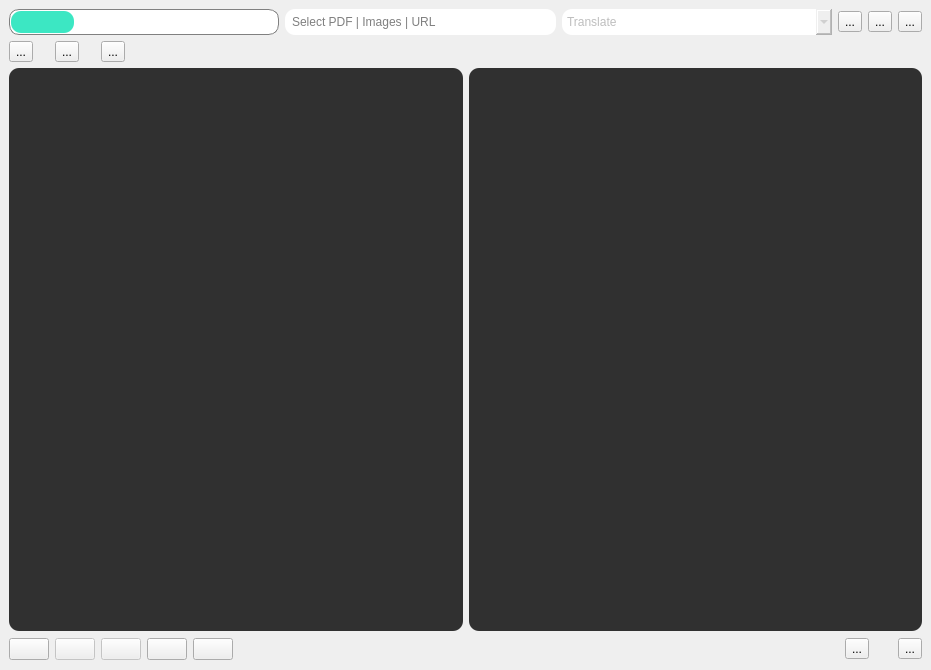
<?xml version="1.0" encoding="UTF-8"?>
<ui version="4.0">
 <class>MainWindow</class>
 <widget class="QMainWindow" name="MainWindow">
  <property name="geometry">
   <rect>
    <x>0</x>
    <y>0</y>
    <width>931</width>
    <height>670</height>
   </rect>
  </property>
  <property name="focusPolicy">
   <enum>Qt::NoFocus</enum>
  </property>
  <property name="windowTitle">
   <string>MainWindow</string>
  </property>
  <property name="styleSheet">
   <string notr="true"/>
  </property>
  <widget class="QWidget" name="centralwidget">
   <layout class="QGridLayout" name="gridLayout">
    <item row="6" column="49">
     <widget class="QToolButton" name="next_button">
      <property name="cursor">
       <cursorShape>PointingHandCursor</cursorShape>
      </property>
      <property name="toolTip">
       <string>Browse</string>
      </property>
      <property name="styleSheet">
       <string notr="true"/>
      </property>
      <property name="text">
       <string>...</string>
      </property>
      <property name="icon">
       <iconset resource="resource.qrc">
        <normaloff>:/myresource/resource/icons8-fast-forward-100.png</normaloff>:/myresource/resource/icons8-fast-forward-100.png</iconset>
      </property>
      <property name="iconSize">
       <size>
        <width>38</width>
        <height>38</height>
       </size>
      </property>
     </widget>
    </item>
    <item row="6" column="0">
     <widget class="QPushButton" name="home_buton">
      <property name="enabled">
       <bool>true</bool>
      </property>
      <property name="cursor">
       <cursorShape>PointingHandCursor</cursorShape>
      </property>
      <property name="toolTip">
       <string>Home</string>
      </property>
      <property name="styleSheet">
       <string notr="true"/>
      </property>
      <property name="text">
       <string/>
      </property>
      <property name="icon">
       <iconset resource="resource.qrc">
        <normaloff>:/myresource/resource/icons8-home-96.png</normaloff>:/myresource/resource/icons8-home-96.png</iconset>
      </property>
      <property name="iconSize">
       <size>
        <width>38</width>
        <height>38</height>
       </size>
      </property>
     </widget>
    </item>
    <item row="3" column="0" colspan="50">
     <layout class="QHBoxLayout" name="horizontalLayout_6">
      <item>
       <widget class="QGraphicsView" name="pdf_show_obj">
        <property name="sizePolicy">
         <sizepolicy hsizetype="Preferred" vsizetype="MinimumExpanding">
          <horstretch>0</horstretch>
          <verstretch>0</verstretch>
         </sizepolicy>
        </property>
        <property name="cursor" stdset="0">
         <cursorShape>OpenHandCursor</cursorShape>
        </property>
        <property name="mouseTracking">
         <bool>false</bool>
        </property>
        <property name="tabletTracking">
         <bool>false</bool>
        </property>
        <property name="toolTip">
         <string/>
        </property>
        <property name="styleSheet">
         <string notr="true">color: rgb(238, 238, 236);
background-color: rgb(48,48,48);
padding: 5px;
border-radius: 10px;</string>
        </property>
        <property name="verticalScrollBarPolicy">
         <enum>Qt::ScrollBarAlwaysOff</enum>
        </property>
        <property name="horizontalScrollBarPolicy">
         <enum>Qt::ScrollBarAsNeeded</enum>
        </property>
        <property name="dragMode">
         <enum>QGraphicsView::ScrollHandDrag</enum>
        </property>
        <property name="transformationAnchor">
         <enum>QGraphicsView::AnchorUnderMouse</enum>
        </property>
        <property name="resizeAnchor">
         <enum>QGraphicsView::AnchorUnderMouse</enum>
        </property>
       </widget>
      </item>
      <item>
       <widget class="QTextBrowser" name="converted_text_obj">
        <property name="enabled">
         <bool>true</bool>
        </property>
        <property name="sizePolicy">
         <sizepolicy hsizetype="Preferred" vsizetype="Preferred">
          <horstretch>0</horstretch>
          <verstretch>0</verstretch>
         </sizepolicy>
        </property>
        <property name="font">
         <font>
          <family>Sans</family>
         </font>
        </property>
        <property name="cursor" stdset="0">
         <cursorShape>IBeamCursor</cursorShape>
        </property>
        <property name="styleSheet">
         <string notr="true">color: rgb(238, 238, 236);
background-color: rgb(48,48,48);
padding: 5px;
border-radius: 10px;</string>
        </property>
        <property name="verticalScrollBarPolicy">
         <enum>Qt::ScrollBarAsNeeded</enum>
        </property>
        <property name="html">
         <string>&lt;!DOCTYPE HTML PUBLIC &quot;-//W3C//DTD HTML 4.0//EN&quot; &quot;http://www.w3.org/TR/REC-html40/strict.dtd&quot;&gt;
&lt;html&gt;&lt;head&gt;&lt;meta name=&quot;qrichtext&quot; content=&quot;1&quot; /&gt;&lt;style type=&quot;text/css&quot;&gt;
p, li { white-space: pre-wrap; }
&lt;/style&gt;&lt;/head&gt;&lt;body style=&quot; font-family:'Sans'; font-size:11pt; font-weight:400; font-style:normal;&quot;&gt;
&lt;p style=&quot;-qt-paragraph-type:empty; margin-top:0px; margin-bottom:0px; margin-left:0px; margin-right:0px; -qt-block-indent:0; text-indent:0px;&quot;&gt;&lt;br /&gt;&lt;/p&gt;&lt;/body&gt;&lt;/html&gt;</string>
        </property>
        <property name="textInteractionFlags">
         <set>Qt::LinksAccessibleByKeyboard|Qt::LinksAccessibleByMouse|Qt::TextBrowserInteraction|Qt::TextEditable|Qt::TextEditorInteraction|Qt::TextSelectableByKeyboard|Qt::TextSelectableByMouse</set>
        </property>
        <property name="openExternalLinks">
         <bool>true</bool>
        </property>
       </widget>
      </item>
     </layout>
    </item>
    <item row="6" column="47">
     <widget class="QToolButton" name="prev_button">
      <property name="cursor">
       <cursorShape>PointingHandCursor</cursorShape>
      </property>
      <property name="toolTip">
       <string>Browse</string>
      </property>
      <property name="styleSheet">
       <string notr="true"/>
      </property>
      <property name="text">
       <string>...</string>
      </property>
      <property name="icon">
       <iconset resource="resource.qrc">
        <normaloff>:/myresource/resource/icons8-rewind-100.png</normaloff>:/myresource/resource/icons8-rewind-100.png</iconset>
      </property>
      <property name="iconSize">
       <size>
        <width>38</width>
        <height>38</height>
       </size>
      </property>
     </widget>
    </item>
    <item row="2" column="2">
     <widget class="QToolButton" name="rotate">
      <property name="styleSheet">
       <string notr="true"/>
      </property>
      <property name="text">
       <string>...</string>
      </property>
      <property name="icon">
       <iconset resource="resource.qrc">
        <normaloff>:/myresource/resource/rotate_left.png</normaloff>:/myresource/resource/rotate_left.png</iconset>
      </property>
      <property name="iconSize">
       <size>
        <width>22</width>
        <height>22</height>
       </size>
      </property>
     </widget>
    </item>
    <item row="2" column="1">
     <widget class="QToolButton" name="zoom_out">
      <property name="sizePolicy">
       <sizepolicy hsizetype="Fixed" vsizetype="Fixed">
        <horstretch>0</horstretch>
        <verstretch>0</verstretch>
       </sizepolicy>
      </property>
      <property name="styleSheet">
       <string notr="true"/>
      </property>
      <property name="text">
       <string>...</string>
      </property>
      <property name="icon">
       <iconset resource="resource.qrc">
        <normaloff>:/myresource/resource/zoom_out.png</normaloff>:/myresource/resource/zoom_out.png</iconset>
      </property>
      <property name="iconSize">
       <size>
        <width>22</width>
        <height>22</height>
       </size>
      </property>
     </widget>
    </item>
    <item row="0" column="0" colspan="50">
     <layout class="QHBoxLayout" name="horizontalLayout_2">
      <item>
       <widget class="QProgressBar" name="progressBar">
        <property name="enabled">
         <bool>false</bool>
        </property>
        <property name="sizePolicy">
         <sizepolicy hsizetype="Preferred" vsizetype="Fixed">
          <horstretch>0</horstretch>
          <verstretch>0</verstretch>
         </sizepolicy>
        </property>
        <property name="styleSheet">
         <string notr="true">QProgressBar:horizontal {
border: 1px solid gray;
border-radius: 10px;
padding: 1px;

}
QProgressBar::chunk:horizontal {
background: qlineargradient(x1: 0, y1: 0.5, x2: 1, y2: 0.5, stop: 0 rgb(60, 231, 195), stop: 1 rgb(60, 231, 195));
border-radius: 10px;

}
</string>
        </property>
        <property name="value">
         <number>24</number>
        </property>
        <property name="textVisible">
         <bool>false</bool>
        </property>
       </widget>
      </item>
      <item>
       <widget class="QLineEdit" name="url_input">
        <property name="sizePolicy">
         <sizepolicy hsizetype="Preferred" vsizetype="Fixed">
          <horstretch>0</horstretch>
          <verstretch>0</verstretch>
         </sizepolicy>
        </property>
        <property name="cursor">
         <cursorShape>IBeamCursor</cursorShape>
        </property>
        <property name="toolTip">
         <string>Your File Path</string>
        </property>
        <property name="autoFillBackground">
         <bool>false</bool>
        </property>
        <property name="styleSheet">
         <string notr="true">QLineEdit {
	padding: 5px;
	border-radius: 10px;
}</string>
        </property>
        <property name="dragEnabled">
         <bool>true</bool>
        </property>
        <property name="placeholderText">
         <string>Select PDF | Images | URL</string>
        </property>
        <property name="clearButtonEnabled">
         <bool>false</bool>
        </property>
       </widget>
      </item>
      <item>
       <widget class="QComboBox" name="translate_box">
        <property name="enabled">
         <bool>false</bool>
        </property>
        <property name="sizePolicy">
         <sizepolicy hsizetype="Preferred" vsizetype="Fixed">
          <horstretch>0</horstretch>
          <verstretch>0</verstretch>
         </sizepolicy>
        </property>
        <property name="cursor">
         <cursorShape>PointingHandCursor</cursorShape>
        </property>
        <property name="styleSheet">
         <string notr="true">QComboBox {
	padding: 5px;
	border-radius: 10px;

}

QComboBox:item:selected {
	padding: 5px;	
	border-radius: 10px;


}
</string>
        </property>
        <property name="editable">
         <bool>false</bool>
        </property>
        <property name="placeholderText" stdset="0">
         <string>Translate</string>
        </property>
       </widget>
      </item>
      <item>
       <widget class="QToolButton" name="lucky_button">
        <property name="cursor">
         <cursorShape>PointingHandCursor</cursorShape>
        </property>
        <property name="toolTip">
         <string>Browse</string>
        </property>
        <property name="styleSheet">
         <string notr="true"/>
        </property>
        <property name="text">
         <string>...</string>
        </property>
        <property name="icon">
         <iconset resource="resource.qrc">
          <normaloff>:/myresource/resource/icons8-rocket-128.png</normaloff>:/myresource/resource/icons8-rocket-128.png</iconset>
        </property>
        <property name="iconSize">
         <size>
          <width>38</width>
          <height>38</height>
         </size>
        </property>
       </widget>
      </item>
      <item>
       <widget class="QToolButton" name="language_button">
        <property name="cursor">
         <cursorShape>PointingHandCursor</cursorShape>
        </property>
        <property name="toolTip">
         <string>Browse</string>
        </property>
        <property name="styleSheet">
         <string notr="true"/>
        </property>
        <property name="text">
         <string>...</string>
        </property>
        <property name="icon">
         <iconset resource="resource.qrc">
          <normaloff>:/myresource/resource/icons8-google-translate-96.png</normaloff>:/myresource/resource/icons8-google-translate-96.png</iconset>
        </property>
        <property name="iconSize">
         <size>
          <width>38</width>
          <height>38</height>
         </size>
        </property>
       </widget>
      </item>
      <item>
       <widget class="QToolButton" name="toolButton">
        <property name="cursor">
         <cursorShape>PointingHandCursor</cursorShape>
        </property>
        <property name="toolTip">
         <string>Browse</string>
        </property>
        <property name="styleSheet">
         <string notr="true"/>
        </property>
        <property name="text">
         <string>...</string>
        </property>
        <property name="icon">
         <iconset resource="resource.qrc">
          <normaloff>:/myresource/resource/icons8-search-folder-96 (1).png</normaloff>:/myresource/resource/icons8-search-folder-96 (1).png</iconset>
        </property>
        <property name="iconSize">
         <size>
          <width>38</width>
          <height>38</height>
         </size>
        </property>
       </widget>
      </item>
     </layout>
    </item>
    <item row="6" column="1">
     <widget class="QPushButton" name="export_button">
      <property name="enabled">
       <bool>false</bool>
      </property>
      <property name="sizePolicy">
       <sizepolicy hsizetype="Fixed" vsizetype="Fixed">
        <horstretch>0</horstretch>
        <verstretch>0</verstretch>
       </sizepolicy>
      </property>
      <property name="cursor">
       <cursorShape>PointingHandCursor</cursorShape>
      </property>
      <property name="toolTip">
       <string>Export</string>
      </property>
      <property name="styleSheet">
       <string notr="true"/>
      </property>
      <property name="text">
       <string/>
      </property>
      <property name="icon">
       <iconset resource="resource.qrc">
        <normaloff>:/myresource/resource/icons8-in-transit-96.png</normaloff>:/myresource/resource/icons8-in-transit-96.png</iconset>
      </property>
      <property name="iconSize">
       <size>
        <width>38</width>
        <height>38</height>
       </size>
      </property>
     </widget>
    </item>
    <item row="2" column="0">
     <widget class="QToolButton" name="zoom_in">
      <property name="styleSheet">
       <string notr="true"/>
      </property>
      <property name="text">
       <string>...</string>
      </property>
      <property name="icon">
       <iconset resource="resource.qrc">
        <normaloff>:/myresource/resource/zoom_in.png</normaloff>:/myresource/resource/zoom_in.png</iconset>
      </property>
      <property name="iconSize">
       <size>
        <width>22</width>
        <height>22</height>
       </size>
      </property>
     </widget>
    </item>
    <item row="6" column="48">
     <widget class="QLabel" name="page_no_obj">
      <property name="sizePolicy">
       <sizepolicy hsizetype="Preferred" vsizetype="Fixed">
        <horstretch>0</horstretch>
        <verstretch>0</verstretch>
       </sizepolicy>
      </property>
      <property name="styleSheet">
       <string notr="true">
	padding: 5px;
</string>
      </property>
      <property name="text">
       <string/>
      </property>
     </widget>
    </item>
    <item row="6" column="2">
     <widget class="QPushButton" name="hide_text_button">
      <property name="enabled">
       <bool>false</bool>
      </property>
      <property name="sizePolicy">
       <sizepolicy hsizetype="Fixed" vsizetype="Fixed">
        <horstretch>0</horstretch>
        <verstretch>0</verstretch>
       </sizepolicy>
      </property>
      <property name="cursor">
       <cursorShape>PointingHandCursor</cursorShape>
      </property>
      <property name="toolTip">
       <string>See Converted Text</string>
      </property>
      <property name="styleSheet">
       <string notr="true"/>
      </property>
      <property name="text">
       <string/>
      </property>
      <property name="icon">
       <iconset resource="resource.qrc">
        <normaloff>:/myresource/resource/icons8-crop-96.png</normaloff>:/myresource/resource/icons8-crop-96.png</iconset>
      </property>
      <property name="iconSize">
       <size>
        <width>38</width>
        <height>38</height>
       </size>
      </property>
     </widget>
    </item>
    <item row="6" column="3">
     <widget class="QPushButton" name="theme_button">
      <property name="cursor">
       <cursorShape>PointingHandCursor</cursorShape>
      </property>
      <property name="toolTip">
       <string>Toggle Theme</string>
      </property>
      <property name="styleSheet">
       <string notr="true"/>
      </property>
      <property name="text">
       <string/>
      </property>
      <property name="icon">
       <iconset resource="resource.qrc">
        <normaloff>:/myresource/resource/change-theme.png</normaloff>:/myresource/resource/change-theme.png</iconset>
      </property>
      <property name="iconSize">
       <size>
        <width>38</width>
        <height>38</height>
       </size>
      </property>
     </widget>
    </item>
    <item row="6" column="4">
     <widget class="QPushButton" name="about_button">
      <property name="sizePolicy">
       <sizepolicy hsizetype="Preferred" vsizetype="Fixed">
        <horstretch>0</horstretch>
        <verstretch>0</verstretch>
       </sizepolicy>
      </property>
      <property name="cursor">
       <cursorShape>PointingHandCursor</cursorShape>
      </property>
      <property name="toolTip">
       <string>About</string>
      </property>
      <property name="styleSheet">
       <string notr="true"/>
      </property>
      <property name="text">
       <string/>
      </property>
      <property name="icon">
       <iconset resource="resource.qrc">
        <normaloff>:/myresource/resource/icons8-male-user-96.png</normaloff>:/myresource/resource/icons8-male-user-96.png</iconset>
      </property>
      <property name="iconSize">
       <size>
        <width>38</width>
        <height>38</height>
       </size>
      </property>
     </widget>
    </item>
   </layout>
  </widget>
  <action name="actionOpen_obj">
   <property name="enabled">
    <bool>true</bool>
   </property>
   <property name="icon">
    <iconset>
     <normaloff>../../Downloads/icons8-folder-480.png</normaloff>../../Downloads/icons8-folder-480.png</iconset>
   </property>
   <property name="text">
    <string>Open</string>
   </property>
   <property name="toolTip">
    <string>Open</string>
   </property>
   <property name="shortcut">
    <string>Ctrl+O</string>
   </property>
  </action>
  <action name="actionExport">
   <property name="icon">
    <iconset>
     <normaloff>../../Downloads/icons8-in-transit-96.png</normaloff>../../Downloads/icons8-in-transit-96.png</iconset>
   </property>
   <property name="text">
    <string>Export</string>
   </property>
   <property name="toolTip">
    <string>Export</string>
   </property>
   <property name="shortcut">
    <string>Ctrl+E</string>
   </property>
  </action>
  <action name="actionBuyMeCoffee">
   <property name="icon">
    <iconset>
     <normaloff>../../Downloads/icons8-tea-96.png</normaloff>../../Downloads/icons8-tea-96.png</iconset>
   </property>
   <property name="text">
    <string>BuyMeCoffee</string>
   </property>
   <property name="toolTip">
    <string>BuyMeCoffee</string>
   </property>
   <property name="shortcut">
    <string>Ctrl+B</string>
   </property>
  </action>
  <action name="actionAbout">
   <property name="icon">
    <iconset>
     <normaloff>../../Downloads/icons8-male-user-96.png</normaloff>../../Downloads/icons8-male-user-96.png</iconset>
   </property>
   <property name="text">
    <string>About</string>
   </property>
   <property name="toolTip">
    <string>About</string>
   </property>
   <property name="shortcut">
    <string>Ctrl+A</string>
   </property>
  </action>
 </widget>
 <resources>
  <include location="resource.qrc"/>
 </resources>
 <connections/>
</ui>
